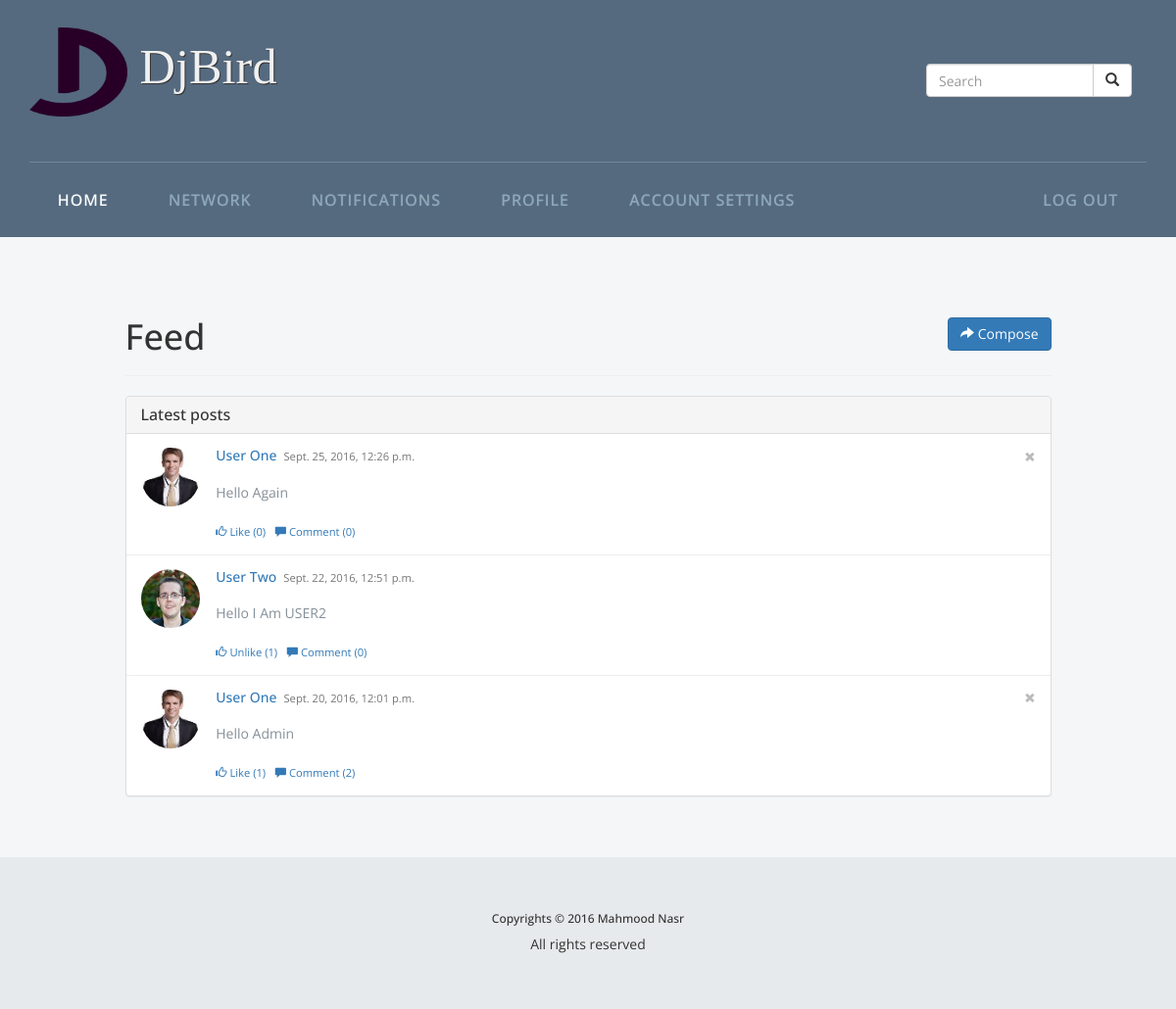
Screenshot of / (signed in) with the database file from the repository.
### project/models.py (models this page shows, shortened)
class Feed(models.Model):
    user = models.ForeignKey(User)
    date = models.DateTimeField(auto_now_add=True)
    post = models.TextField(max_length=250)
    parent = models.ForeignKey('Feed', null=True, blank=True)
    likes = models.IntegerField(default=0)
    comments = models.IntegerField(default=0)
    class Meta:
        verbose_name = 'Feed'
        verbose_name_plural = 'Feeds'
        ordering = ('-date',)
    @staticmethod
    def get_feeds(from_feed=None):
        if from_feed is not None:
            feeds = Feed.objects.filter(user__profile__follow=True,parent=None,id__lte=from_feed)
        else:
            feeds = Feed.objects.filter(user__profile__follow=True,parent=None)
        return feeds
    def get_likes(self):
        likes = Activity.objects.filter(activity_type=Activity.LIKE,feed=self.pk)
        return likes
    def get_likers(self):
        likes = self.get_likes()
        likers = []
        for like in likes:
            likers.append(like.user)
        return likers
    def linkfy_post(self):
        return bleach.linkify(escape(self.post))

class Profile(models.Model):
    user = models.OneToOneField(User)
    location = models.CharField(max_length=50, null=True, blank=True)
    url = models.CharField(max_length=50, null=True, blank=True)
    job_title = models.CharField(max_length=50, null=True, blank=True)
    follow = models.BooleanField(default=False)
    class Meta:
        db_table = 'auth_profile'
    def get_picture(self):
        no_picture = 'http://www.gudaak.com/uploads/user/small/avatar.png'
        try:
            filename = settings.MEDIA_ROOT + '/profile_pictures/' + self.user.username + '.jpg'
            picture_url = settings.MEDIA_URL + 'profile_pictures/' + self.user.username + '.jpg'
            if os.path.isfile(filename):
                return picture_url
            else:
                gravatar_url = u'http://www.gravatar.com/avatar/{0}?{1}'.format(
                    hashlib.md5(self.user.email.lower()).hexdigest(),
                    urllib.urlencode({'d': no_picture, 's': '256'})
                    )
                return gravatar_url
        except (Exception) as e:
            return no_picture
    def get_screen_name(self):
        try:
            if self.user.get_full_name():
                return self.user.get_full_name()
            else:
                return self.user.username
        except:
            return self.user.username

### project/views.py (the view)
# urls.py: 2. Add a URL to urlpatterns:  url(r'^$', views.home, name='home')
def home(request):
    if request.user.is_authenticated():
        return feeds(request)
    else:
        return render(request, 'project/cover.html')

### project/views.py (called while the page is built)
@login_required
def feeds(request):
    all_feeds = Feed.objects.filter(user__profile__follow=True)
    all_feeds = Feed.get_feeds()
    paginator = Paginator(all_feeds, FEEDS_NUM_PAGES)
    feeds = paginator.page(1)
    from_feed = -1
    if feeds:
        from_feed = feeds[0].id
    return render(request, 'project/feeds.html', {
        'feeds': feeds,
        'from_feed': from_feed,
        'page': 1,
        })

### project/templates/project/feeds.html (shortened to what this page needs)
{% extends 'project/base.html' %}
{% load staticfiles %}
{% block head %}
  <link href="{% static 'project/css/feeds.css' %}?v=1" rel="stylesheet">
{% endblock head %}
{% block feedsactive %}active{% endblock feedsactive%}
{% block main %}
    <div class="row" >
    <div class="col-md-offset-1 col-md-10 feed-container">
      <div class="page-header">
        <button type="button" class="btn btn-primary pull-right btn-compose" title="Press Ctrl + P to compose">
          <span class="glyphicon glyphicon-share-alt"></span> Compose
        </button>
        <h1>Feed</h1>
      </div>
      <div class="panel panel-default panel-feed">
        <div class="panel-heading">
          <h3 class="panel-title">Latest posts</h3>
        </div>
        <div class="panel-body">
          <ul class="stream">
            {% for feed in feeds %}
              {% include 'project/partial_feed.html' with feed=feed %}
            {% endfor %}
          </ul>
        </div>
      </div>
    </div>
  </div>
{% endblock main %}

### project/templates/project/partial_feed.html (shortened to what this page needs)
<li feed-id="{{ feed.pk }}" csrf="{{ csrf_token }}">
  <div class="feed-container">
    <a href="{% url 'profile' feed.user.username %}"><img src="{{ feed.user.profile.get_picture }}" class="user"></a>
    <div class="post">
      {% if feed.user == user %}
        <span class="glyphicon glyphicon-remove remove-feed" title="Click to remove this feed"></span>
      {% endif %}
      <h3><a href="{% url 'profile' feed.user.username %}">{{ feed.user.profile.get_screen_name }}</a> <small>{{ feed.date }}</small></h3>
      <p>{{ feed.linkfy_post|safe }}</p>
      <div class="interaction">
        {% if user in feed.get_likers %}
          <a href="#" class="like unlike">
            <span class="glyphicon glyphicon-thumbs-up"></span>
            <span class="text">Unlike</span>
            (<span class="like-count">{{ feed.likes }}</span>)
          </a>
        {% else %}
          <a href="#" class="like">
            <span class="glyphicon glyphicon-thumbs-up"></span>
            <span class="text">Like</span>
            (<span class="like-count">{{ feed.likes }}</span>)
          </a>
        {% endif %}
        <a href="#" class="comment">
          <span class="glyphicon glyphicon-comment"></span> Comment
          (<span class="comment-count">{{ feed.comments }}</span>)
        </a>
      </div>
    </div>
  </div>
</li>

### project/static/project/css/style.css (style rules this page uses)
h4, h5, h6, h1, h2, h3 { margin-top: 0; }
ul, ol { margin: 0; }
p { margin: 0; }
html, body { font-family: 'Open Sans', sans-serif; background: #fff; }
body a { transition: 0.5s all; -webkit-transition: 0.5s all; -moz-transition: 0.5s all; -o-transition: 0.5s all; }
*, *:after, *::before { -webkit-box-sizing: border-box; -moz-box-sizing: border-box; box-sizing: border-box; }
.content p { color: #868f98; font-size: 1em; font-weight: 400; line-height: 1.8em; text-align: left; padding: 1em 0; }
.clearfix:before, .clearfix:after, .row:before, .row:after { content: '\0020'; display: block; overflow: hidden; visibility: hidden; width: 0; height: 0; }
.row:after, .clearfix:after { clear: both; }

### project/static/project/css/feeds.css (style rules this page uses)
ul.stream { margin-top: 0; padding: 0; }
ul.stream li { list-style: none; border-bottom: 1px solid #eeeeee; padding: 1em 0; }
ul.stream li:last-child { border-bottom: none; }
ul.stream li a img.user { width: 60px; border-radius: 100px; float: left; }
ul.stream li div.post { margin-left: 60px; padding: 0 0 0 1.2em; overflow-x: auto; }
ul.stream li div.post h3 { font-size: 1em; margin: 0; margin-bottom: .2em; }
ul.stream li div.post h3 small { margin-left: .3em; font-size: .8em; }
ul.stream li div.post p { margin: 0; }
ul.stream li div.post div.interaction { padding-top: .2em; }
ul.stream li div.post div.interaction a { margin-right: .6em; font-size: .8em; }
.remove-feed { color: #bbbbbb; font-size: .8em; padding-top: .2em; float: right; cursor: pointer; }
.panel-feed { margin-top: 20px; }
.panel-feed .panel-body { padding: 0; }
.feed-container { padding-left: 15px; padding-right: 15px; }

### rows the page displays
Feed: user.profile.get_picture (picture), user.profile.get_screen_name "User One", date "Sept. 25, 2016, 12:26 p.m.", linkfy_post "Hello Again", likes "0", comments "0"
Feed: user.profile.get_picture (picture), user.profile.get_screen_name "User Two", date "Sept. 22, 2016, 12:51 p.m.", linkfy_post "Hello I Am USER2", likes "1", comments "0"
Feed: user.profile.get_picture (picture), user.profile.get_screen_name "User One", date "Sept. 20, 2016, 12:01 p.m.", linkfy_post "Hello Admin", likes "1", comments "2"
